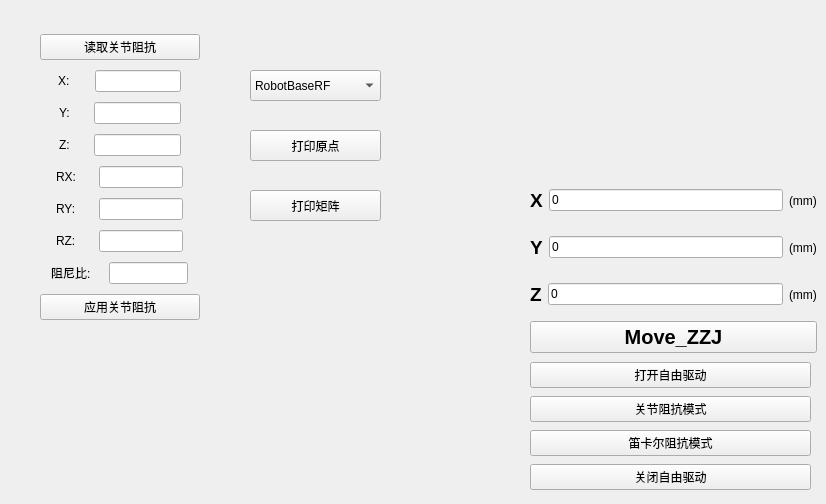
     <widget class="QWidget" name="tab_7">
      <attribute name="title">
       <string>工作模式</string>
      </attribute>
      <widget class="QWidget" name="verticalLayoutWidget_13">
       <property name="geometry">
        <rect>
         <x>40</x>
         <y>30</y>
         <width>160</width>
         <height>303</height>
        </rect>
       </property>
       <layout class="QVBoxLayout" name="verticalLayout_23">
        <item>
         <widget class="QPushButton" name="ReadRobotImpedaBtn">
          <property name="text">
           <string>读取关节阻抗</string>
          </property>
         </widget>
        </item>
        <item>
         <layout class="QHBoxLayout" name="horizontalLayout_64">
          <item>
           <spacer name="horizontalSpacer_27">
            <property name="orientation">
             <enum>Qt::Horizontal</enum>
            </property>
            <property name="sizeHint" stdset="0">
             <size>
              <width>40</width>
              <height>20</height>
             </size>
            </property>
           </spacer>
          </item>
          <item>
           <widget class="QLabel" name="label_51">
            <property name="text">
             <string>X:</string>
            </property>
           </widget>
          </item>
          <item>
           <spacer name="horizontalSpacer_33">
            <property name="orientation">
             <enum>Qt::Horizontal</enum>
            </property>
            <property name="sizeHint" stdset="0">
             <size>
              <width>40</width>
              <height>20</height>
             </size>
            </property>
           </spacer>
          </item>
          <item>
           <widget class="QLineEdit" name="arrStiffXLineEdit"/>
          </item>
          <item>
           <spacer name="horizontalSpacer_39">
            <property name="orientation">
             <enum>Qt::Horizontal</enum>
            </property>
            <property name="sizeHint" stdset="0">
             <size>
              <width>40</width>
              <height>20</height>
             </size>
            </property>
           </spacer>
          </item>
         </layout>
        </item>
        <item>
         <layout class="QHBoxLayout" name="horizontalLayout_65">
          <item>
           <spacer name="horizontalSpacer_29">
            <property name="orientation">
             <enum>Qt::Horizontal</enum>
            </property>
            <property name="sizeHint" stdset="0">
             <size>
              <width>40</width>
              <height>20</height>
             </size>
            </property>
           </spacer>
          </item>
          <item>
           <widget class="QLabel" name="label_52">
            <property name="text">
             <string>Y:</string>
            </property>
           </widget>
          </item>
          <item>
           <spacer name="horizontalSpacer_34">
            <property name="orientation">
             <enum>Qt::Horizontal</enum>
            </property>
            <property name="sizeHint" stdset="0">
             <size>
              <width>40</width>
              <height>20</height>
             </size>
            </property>
           </spacer>
          </item>
          <item>
           <widget class="QLineEdit" name="arrStiffYLineEdit"/>
          </item>
          <item>
           <spacer name="horizontalSpacer_40">
            <property name="orientation">
             <enum>Qt::Horizontal</enum>
            </property>
            <property name="sizeHint" stdset="0">
             <size>
              <width>40</width>
              <height>20</height>
             </size>
            </property>
           </spacer>
          </item>
         </layout>
        </item>
        <item>
         <layout class="QHBoxLayout" name="horizontalLayout_66">
          <item>
           <spacer name="horizontalSpacer_30">
            <property name="orientation">
             <enum>Qt::Horizontal</enum>
            </property>
            <property name="sizeHint" stdset="0">
             <size>
              <width>40</width>
              <height>20</height>
             </size>
            </property>
           </spacer>
          </item>
          <item>
           <widget class="QLabel" name="label_53">
            <property name="text">
             <string>Z:</string>
            </property>
           </widget>
          </item>
          <item>
           <spacer name="horizontalSpacer_35">
            <property name="orientation">
             <enum>Qt::Horizontal</enum>
            </property>
            <property name="sizeHint" stdset="0">
             <size>
              <width>40</width>
              <height>20</height>
             </size>
            </property>
           </spacer>
          </item>
          <item>
           <widget class="QLineEdit" name="arrStiffZLineEdit"/>
          </item>
          <item>
           <spacer name="horizontalSpacer_41">
            <property name="orientation">
             <enum>Qt::Horizontal</enum>
            </property>
            <property name="sizeHint" stdset="0">
             <size>
              <width>40</width>
              <height>20</height>
             </size>
            </property>
           </spacer>
          </item>
         </layout>
        </item>
        <item>
         <layout class="QHBoxLayout" name="horizontalLayout_67">
          <item>
           <spacer name="horizontalSpacer_28">
            <property name="orientation">
             <enum>Qt::Horizontal</enum>
            </property>
            <property name="sizeHint" stdset="0">
             <size>
              <width>40</width>
              <height>20</height>
             </size>
            </property>
           </spacer>
          </item>
          <item>
           <widget class="QLabel" name="label_54">
            <property name="text">
             <string>RX:</string>
            </property>
           </widget>
          </item>
          <item>
           <spacer name="horizontalSpacer_36">
            <property name="orientation">
             <enum>Qt::Horizontal</enum>
            </property>
            <property name="sizeHint" stdset="0">
             <size>
              <width>40</width>
              <height>20</height>
             </size>
            </property>
           </spacer>
          </item>
          <item>
           <widget class="QLineEdit" name="arrStiffRXLineEdit"/>
          </item>
          <item>
           <spacer name="horizontalSpacer_42">
            <property name="orientation">
             <enum>Qt::Horizontal</enum>
            </property>
            <property name="sizeHint" stdset="0">
             <size>
              <width>40</width>
              <height>20</height>
             </size>
            </property>
           </spacer>
          </item>
         </layout>
        </item>
        <item>
         <layout class="QHBoxLayout" name="horizontalLayout_68">
          <item>
           <spacer name="horizontalSpacer_31">
            <property name="orientation">
             <enum>Qt::Horizontal</enum>
            </property>
            <property name="sizeHint" stdset="0">
             <size>
              <width>40</width>
              <height>20</height>
             </size>
            </property>
           </spacer>
          </item>
          <item>
           <widget class="QLabel" name="label_55">
            <property name="text">
             <string>RY:</string>
            </property>
           </widget>
          </item>
          <item>
           <spacer name="horizontalSpacer_37">
            <property name="orientation">
             <enum>Qt::Horizontal</enum>
            </property>
            <property name="sizeHint" stdset="0">
             <size>
              <width>40</width>
              <height>20</height>
             </size>
            </property>
           </spacer>
          </item>
          <item>
           <widget class="QLineEdit" name="arrStiffRYLineEdit"/>
          </item>
          <item>
           <spacer name="horizontalSpacer_43">
            <property name="orientation">
             <enum>Qt::Horizontal</enum>
            </property>
            <property name="sizeHint" stdset="0">
             <size>
              <width>40</width>
              <height>20</height>
             </size>
            </property>
           </spacer>
          </item>
         </layout>
        </item>
        <item>
         <layout class="QHBoxLayout" name="horizontalLayout_69">
          <item>
           <spacer name="horizontalSpacer_32">
            <property name="orientation">
             <enum>Qt::Horizontal</enum>
            </property>
            <property name="sizeHint" stdset="0">
             <size>
              <width>40</width>
              <height>20</height>
             </size>
            </property>
           </spacer>
          </item>
          <item>
           <widget class="QLabel" name="label_56">
            <property name="text">
             <string>RZ:</string>
            </property>
           </widget>
          </item>
          <item>
           <spacer name="horizontalSpacer_38">
            <property name="orientation">
             <enum>Qt::Horizontal</enum>
            </property>
            <property name="sizeHint" stdset="0">
             <size>
              <width>40</width>
              <height>20</height>
             </size>
            </property>
           </spacer>
          </item>
          <item>
           <widget class="QLineEdit" name="arrStiffRZLineEdit"/>
          </item>
          <item>
           <spacer name="horizontalSpacer_44">
            <property name="orientation">
             <enum>Qt::Horizontal</enum>
            </property>
            <property name="sizeHint" stdset="0">
             <size>
              <width>40</width>
              <height>20</height>
             </size>
            </property>
           </spacer>
          </item>
         </layout>
        </item>
        <item>
         <layout class="QHBoxLayout" name="horizontalLayout_70">
          <item>
           <spacer name="horizontalSpacer_45">
            <property name="orientation">
             <enum>Qt::Horizontal</enum>
            </property>
            <property name="sizeHint" stdset="0">
             <size>
              <width>40</width>
              <height>20</height>
             </size>
            </property>
           </spacer>
          </item>
          <item>
           <widget class="QLabel" name="label_57">
            <property name="text">
             <string>阻尼比:</string>
            </property>
           </widget>
          </item>
          <item>
           <spacer name="horizontalSpacer_46">
            <property name="orientation">
             <enum>Qt::Horizontal</enum>
            </property>
            <property name="sizeHint" stdset="0">
             <size>
              <width>40</width>
              <height>20</height>
             </size>
            </property>
           </spacer>
          </item>
          <item>
           <widget class="QLineEdit" name="DampingRatioLineEdit"/>
          </item>
          <item>
           <spacer name="horizontalSpacer_47">
            <property name="orientation">
             <enum>Qt::Horizontal</enum>
            </property>
            <property name="sizeHint" stdset="0">
             <size>
              <width>40</width>
              <height>20</height>
             </size>
            </property>
           </spacer>
          </item>
         </layout>
        </item>
        <item>
         <widget class="QPushButton" name="SetRobotImpedaBtn">
          <property name="text">
           <string>应用关节阻抗</string>
          </property>
         </widget>
        </item>
       </layout>
      </widget>
      <widget class="QComboBox" name="ToolNameComboBox">
       <property name="geometry">
        <rect>
         <x>250</x>
         <y>70</y>
         <width>131</width>
         <height>31</height>
        </rect>
       </property>
       <item>
        <property name="text">
         <string>RobotBaseRF</string>
        </property>
       </item>
       <item>
        <property name="text">
         <string>PKAFemurRF</string>
        </property>
       </item>
       <item>
        <property name="text">
         <string>PKATibiaRF</string>
        </property>
       </item>
       <item>
        <property name="text">
         <string>BluntProbe</string>
        </property>
       </item>
       <item>
        <property name="text">
         <string>RobotEndRF</string>
        </property>
       </item>
       <item>
        <property name="text">
         <string>PKAProbe</string>
        </property>
       </item>
       <item>
        <property name="text">
         <string>PKADrill</string>
        </property>
       </item>
      </widget>
      <widget class="QPushButton" name="AppendToolTipBtn">
       <property name="geometry">
        <rect>
         <x>250</x>
         <y>130</y>
         <width>131</width>
         <height>31</height>
        </rect>
       </property>
       <property name="text">
        <string>打印原点</string>
       </property>
      </widget>
      <widget class="QPushButton" name="AppendToolMatrixBtn">
       <property name="geometry">
        <rect>
         <x>250</x>
         <y>190</y>
         <width>131</width>
         <height>31</height>
        </rect>
       </property>
       <property name="text">
        <string>打印矩阵</string>
       </property>
      </widget>
      <widget class="QWidget" name="layoutWidget_8">
       <property name="geometry">
        <rect>
         <x>530</x>
         <y>360</y>
         <width>281</width>
         <height>135</height>
        </rect>
       </property>
       <layout class="QVBoxLayout" name="verticalLayout_5">
        <item>
         <widget class="QPushButton" name="pushButton_openFreeDriving">
          <property name="text">
           <string>打开自由驱动</string>
          </property>
         </widget>
        </item>
        <item>
         <widget class="QPushButton" name="pushButton_JointImpendance">
          <property name="text">
           <string>关节阻抗模式</string>
          </property>
         </widget>
        </item>
        <item>
         <widget class="QPushButton" name="pushButton_CartImpendance">
          <property name="text">
           <string>笛卡尔阻抗模式</string>
          </property>
         </widget>
        </item>
        <item>
         <widget class="QPushButton" name="pushButton_closeFreeDriving">
          <property name="text">
           <string>关闭自由驱动</string>
          </property>
         </widget>
        </item>
       </layout>
      </widget>
      <widget class="QWidget" name="layoutWidget_9">
       <property name="geometry">
        <rect>
         <x>530</x>
         <y>180</y>
         <width>287</width>
         <height>173</height>
        </rect>
       </property>
       <layout class="QVBoxLayout" name="verticalLayout_4">
        <item>
         <layout class="QVBoxLayout" name="verticalLayout_3">
          <item>
           <layout class="QHBoxLayout" name="horizontalLayout">
            <item>
             <widget class="QLabel" name="label_2">
              <property name="font">
               <font>
                <pointsize>14</pointsize>
                <weight>75</weight>
                <bold>true</bold>
               </font>
              </property>
              <property name="text">
               <string>X</string>
              </property>
             </widget>
            </item>
            <item>
             <widget class="QLineEdit" name="lineEdit_X">
              <property name="text">
               <string>0</string>
              </property>
             </widget>
            </item>
            <item>
             <widget class="QLabel" name="label">
              <property name="text">
               <string>(mm)</string>
              </property>
             </widget>
            </item>
           </layout>
          </item>
          <item>
           <layout class="QHBoxLayout" name="horizontalLayout_2">
            <item>
             <widget class="QLabel" name="label_3">
              <property name="font">
               <font>
                <pointsize>14</pointsize>
                <weight>75</weight>
                <bold>true</bold>
               </font>
              </property>
              <property name="text">
               <string>Y</string>
              </property>
             </widget>
            </item>
            <item>
             <widget class="QLineEdit" name="lineEdit_Y">
              <property name="text">
               <string>0</string>
              </property>
             </widget>
            </item>
            <item>
             <widget class="QLabel" name="label_4">
              <property name="text">
               <string>(mm)</string>
              </property>
             </widget>
            </item>
           </layout>
          </item>
          <item>
           <layout class="QHBoxLayout" name="horizontalLayout_3">
            <item>
             <widget class="QLabel" name="label_5">
              <property name="font">
               <font>
                <pointsize>14</pointsize>
                <weight>75</weight>
                <bold>true</bold>
               </font>
              </property>
              <property name="text">
               <string>Z</string>
              </property>
             </widget>
            </item>
            <item>
             <widget class="QLineEdit" name="lineEdit_Z">
              <property name="text">
               <string>0</string>
              </property>
             </widget>
            </item>
            <item>
             <widget class="QLabel" name="label_6">
              <property name="text">
               <string>(mm)</string>
              </property>
             </widget>
            </item>
           </layout>
          </item>
         </layout>
        </item>
        <item>
         <widget class="QPushButton" name="pushButton_MoveZZJ">
          <property name="font">
           <font>
            <pointsize>15</pointsize>
            <weight>75</weight>
            <bold>true</bold>
           </font>
          </property>
          <property name="text">
           <string>Move_ZZJ</string>
          </property>
         </widget>
        </item>
       </layout>
      </widget>
     </widget>
